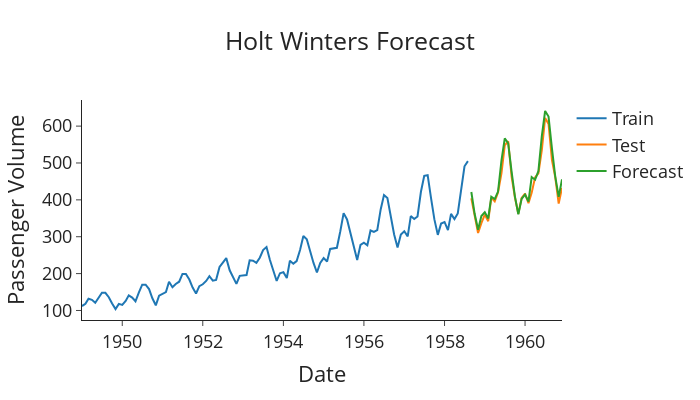

The notebook cell this image was saved under:
### Code cell
# Plot the forecasts
plot_func(forecasts,  "Holt Winters Forecast")
